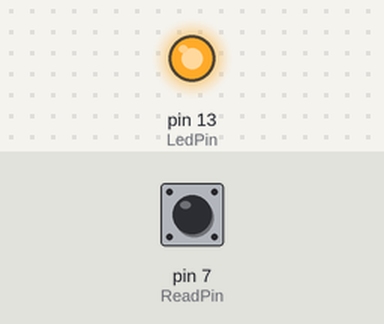
A sketch run on a simulated Arduino Uno, built with avr-gcc and run on an emulated ATmega328P. Parts: output pins drawn as LEDs (lit = HIGH). Inputs (shaded band) come from the test bench; at power-on: pin 7 (ReadPin) HIGH.

Above: at 1.2 s.
1.3 s: pin 7 (ReadPin) pulled LOW for 0.15 s
At 1.37 s:
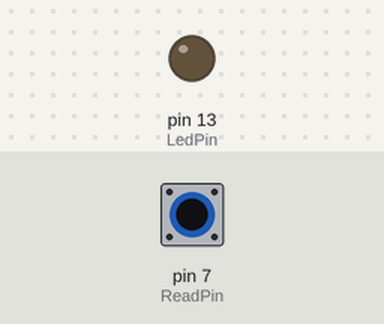
2.9 s: pin 7 (ReadPin) pulled LOW for 3.2 s
At 6.7 s:
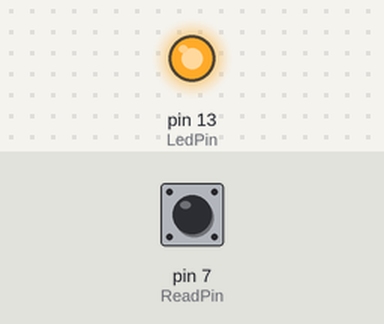
Timing chart, 0 to 8.2 s (numbered marks = the images above; inputs shaded):
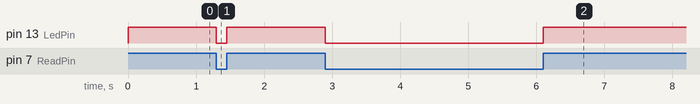

Measured:
- after the input at 1.3 s, pin 13 (LedPin): HIGH → LOW at once, → HIGH 0.15 s later
- after the input at 2.9 s, pin 13 (LedPin): HIGH → LOW at once, → HIGH 3.2 s later

The sketch:

nicedice-ard.ino
```cpp
int buttonState = 0;
int ReadPin = 7;
int LedPin = 13;
void setup() {
  // put your setup code here, to run once:  pinMode(ReadPin, INPUT_PULLUP);
  pinMode(LedPin, OUTPUT);
  pinMode(ReadPin, INPUT_PULLUP);
  Serial.begin(9600);
}
void loop() {
  // put your main code here, to run repeatedly:
  buttonState = digitalRead(7);

   if(buttonState)
   {
      digitalWrite(LedPin, HIGH);
   }
   else   {
      digitalWrite(LedPin, LOW);
   }
}
```
